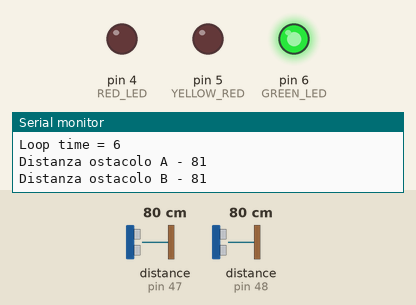
The sketch below on a simulated Arduino Mega 2560, built with avr-gcc and run on an emulated ATmega2560. Parts: output pins drawn as LEDs (lit = HIGH), the last lines printed to the serial monitor. The test bench sets the inputs (shaded band); at power-on: distance to the obstacle (sensors on pin 47, pin 48) 80 cm. No radio packets arrive unless stated.

Above: at 1.2 s.
1.3 s: distance to the obstacle (sensor on pin 47) set to 2 cm
3.1 s: distance to the obstacle (sensor on pin 48) set to 2 cm
4.8 s: distance to the obstacle (sensor on pin 47) set to 35 cm
7.8 s: distance to the obstacle (sensor on pin 48) set to 60 cm
At 10.4 s:
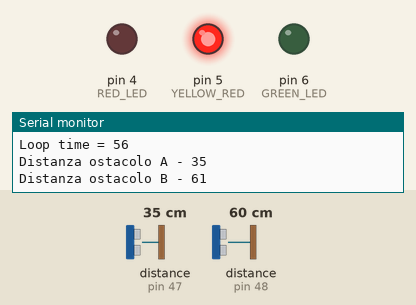
At 17.8 s:
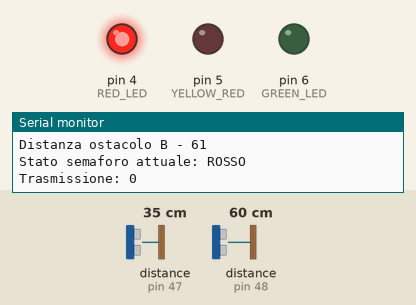
Timing chart, 0 to 40.9 s (numbered marks = the images above; inputs shaded):
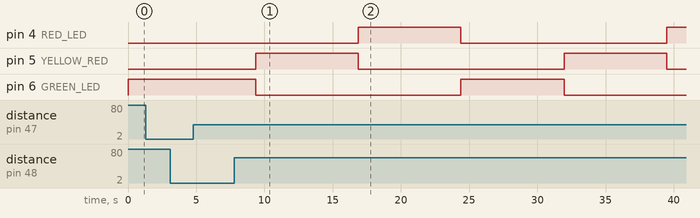

Measured:
- by itself, pin 5 (YELLOW_RED): alternates HIGH for 7.5 s and LOW for 15.1 s

The sketch:

semaforo.ino
```cpp
// (licence header left out)
/* Inclusione librerie */

#include <NewPing.h>
#include <SPI.h>
#include <RF24.h>

/* Definizione etichette per i LED */

#define RED_LED 4
#define YELLOW_RED 5
#define GREEN_LED 6

/* Creazione oggetti */

RF24 radio(7, 8);
NewPing sonarA(46, 47, 500);
NewPing sonarB(49, 48, 500);

/* Dichiarazione e assegnazione variabili */
/* 50 corrisponde più o meno a 10 secondi */

bool debug = 1;
bool car_presence = false;
int loop_time;
int loop_time_multiplier = 50;
int max_distance = 25;
const uint64_t pipe = 0xABCDEF;
const uint8_t channel = 0x1;

/* Setup */

void setup() {

  Serial.begin(9600);
  pinMode(GREEN_LED, OUTPUT);
  pinMode(YELLOW_RED, OUTPUT);
  pinMode(RED_LED, OUTPUT);
  radio.begin();
  radio.setChannel(channel);
  radio.openWritingPipe(pipe);
  radio.setPALevel(RF24_PA_MIN);
  radio.stopListening();

}

/* Loop */

void loop() {

  loop_time = 0;

  for (loop_time; loop_time <= loop_time_multiplier*1; loop_time++) {
    green_light();
    if (debug) {Serial.print("Loop time = "); Serial.println(loop_time);}
    if (car_presence) light_status();
  }

  for (loop_time; loop_time <= loop_time_multiplier*2; loop_time++) {
    yellow_light();
    if (debug) {Serial.print("Loop time = "); Serial.println(loop_time);}
    if (car_presence) light_status();
  }

  for (loop_time; loop_time <= loop_time_multiplier*3; loop_time++) {
    red_light();
    if (debug) {Serial.print("Loop time = "); Serial.println(loop_time);}
    if (car_presence) light_status();
  }

}

/* Funzione obstacle_detection_A */

bool obstacle_detection_A() {

  int ping_time = sonarA.ping_median(3);
  int distance = sonarA.convert_cm(ping_time);
  if (debug) {Serial.print("Distanza ostacolo A - "); Serial.println(distance);}
  if (distance <= max_distance) return true;
  else return false;

}

/* Funzione detected_A */

void detected_A() {

  if (debug) Serial.println("Trovato ostacolo A - Settaggio car a true");
  car_presence = true;

}

/* Funzione obstacle_detection_B */

bool obstacle_detection_B() {

  int ping_time = sonarB.ping_median(3);
  int distance = sonarB.convert_cm(ping_time);
  if (debug) {Serial.print("Distanza ostacolo B - "); Serial.println(distance);}
  if (distance <= max_distance) return true;
  else return false;

}

/* Funzione detected_B */

void detected_B() {

  if (debug) Serial.println("Trovato ostacolo B - Settaggio car a false");
  car_presence = false;

}

/* Funzione light_status */

void light_status() {

  int green_status = digitalRead(GREEN_LED);
  int yellow_status = digitalRead(YELLOW_RED);
  int red_status = digitalRead(RED_LED);
  char actual_status[7];
  sprintf(actual_status, "%d%d%d,%c", green_status, yellow_status, red_status, (char)loop_time);
  radio.write(&actual_status, sizeof(actual_status));
  if (debug) {Serial.print("Dati inviati: "); Serial.println(actual_status); Serial.println("-------------------------------");}

}

/* Funzione green_light */

void green_light() {

  digitalWrite(GREEN_LED, HIGH);
  digitalWrite(YELLOW_RED, LOW);
  digitalWrite(RED_LED, LOW);
  if (obstacle_detection_A()) detected_A();
  if (obstacle_detection_B()) detected_B();
  if (debug) {Serial.println("Stato semaforo attuale: VERDE"); Serial.print("Trasmissione: "); Serial.println(car_presence);}

}

/* Funzione yellow_light */

void yellow_light() {

  digitalWrite(GREEN_LED, LOW);
  digitalWrite(YELLOW_RED, HIGH);
  digitalWrite(RED_LED, LOW);
  if (obstacle_detection_A()) detected_A();
  if (obstacle_detection_B()) detected_B();
  if (debug) {Serial.println("Stato semaforo attuale: GIALLO"); Serial.print("Trasmissione: "); Serial.println(car_presence);}

}

/* Funzione red_light */

void red_light() {

  digitalWrite(GREEN_LED, LOW);
  digitalWrite(YELLOW_RED, LOW);
  digitalWrite(RED_LED, HIGH);
  if (obstacle_detection_A()) detected_A();
  if (obstacle_detection_B()) detected_B();
  if (debug) {Serial.println("Stato semaforo attuale: ROSSO"); Serial.print("Trasmissione: "); Serial.println(car_presence);}

}
```
